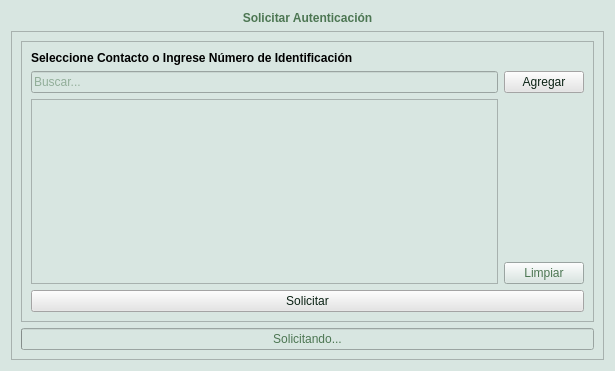
<?xml version="1.0" encoding="UTF-8"?>
<ui version="4.0">
 <class>RequestAuthentication</class>
 <widget class="QWidget" name="RequestAuthentication">
  <property name="geometry">
   <rect>
    <x>0</x>
    <y>0</y>
    <width>615</width>
    <height>371</height>
   </rect>
  </property>
  <property name="windowTitle">
   <string>Solicitar Autenticación</string>
  </property>
  <property name="styleSheet">
   <string notr="true">color:rgb(76, 118, 82);
background-color:rgb(216, 230, 225);</string>
  </property>
  <layout class="QVBoxLayout" name="requestAuthenticationLayout">
   <item>
    <widget class="QLabel" name="titleLabel">
     <property name="acceptDrops">
      <bool>false</bool>
     </property>
     <property name="styleSheet">
      <string notr="true">font: bold;</string>
     </property>
     <property name="text">
      <string>Solicitar Autenticación</string>
     </property>
     <property name="scaledContents">
      <bool>true</bool>
     </property>
     <property name="alignment">
      <set>Qt::AlignCenter</set>
     </property>
     <property name="wordWrap">
      <bool>true</bool>
     </property>
    </widget>
   </item>
   <item>
    <widget class="QScrollArea" name="scrollArea">
     <property name="widgetResizable">
      <bool>true</bool>
     </property>
     <widget class="QWidget" name="scrollAreaWidgetContents">
      <property name="geometry">
       <rect>
        <x>0</x>
        <y>0</y>
        <width>595</width>
        <height>326</height>
       </rect>
      </property>
      <layout class="QVBoxLayout" name="scrollAreaLayout">
       <item>
        <widget class="QFrame" name="addContactFrame">
         <property name="frameShape">
          <enum>QFrame::StyledPanel</enum>
         </property>
         <property name="frameShadow">
          <enum>QFrame::Raised</enum>
         </property>
         <property name="midLineWidth">
          <number>0</number>
         </property>
         <layout class="QGridLayout" name="addContactFrameLayout">
          <item row="0" column="0">
           <widget class="QLabel" name="label">
            <property name="styleSheet">
             <string notr="true">color: rgb(0, 0, 0);
font: bold;</string>
            </property>
            <property name="text">
             <string>Seleccione Contacto o Ingrese Número de Identificación</string>
            </property>
            <property name="scaledContents">
             <bool>false</bool>
            </property>
            <property name="alignment">
             <set>Qt::AlignLeading|Qt::AlignLeft|Qt::AlignVCenter</set>
            </property>
            <property name="margin">
             <number>0</number>
            </property>
            <property name="indent">
             <number>0</number>
            </property>
           </widget>
          </item>
          <item row="10" column="0" colspan="2">
           <widget class="QPushButton" name="requestAuthentication">
            <property name="enabled">
             <bool>true</bool>
            </property>
            <property name="sizeIncrement">
             <size>
              <width>0</width>
              <height>0</height>
             </size>
            </property>
            <property name="baseSize">
             <size>
              <width>0</width>
              <height>0</height>
             </size>
            </property>
            <property name="styleSheet">
             <string notr="true">color: rgb(11, 35, 21);
background-color: rgb(229, 229, 229);</string>
            </property>
            <property name="text">
             <string>Solicitar</string>
            </property>
            <property name="icon">
             <iconset resource="resources.qrc">
              <normaloff>:/images/send.png</normaloff>:/images/send.png</iconset>
            </property>
            <property name="iconSize">
             <size>
              <width>16</width>
              <height>16</height>
             </size>
            </property>
           </widget>
          </item>
          <item row="1" column="0">
           <widget class="QLineEdit" name="searchContact">
            <property name="placeholderText">
             <string>Buscar...</string>
            </property>
           </widget>
          </item>
          <item row="1" column="1">
           <widget class="QPushButton" name="add_contact">
            <property name="autoFillBackground">
             <bool>false</bool>
            </property>
            <property name="styleSheet">
             <string notr="true">color: rgb(11, 35, 21);
background-color: rgb(229, 229, 229);</string>
            </property>
            <property name="text">
             <string>Agregar</string>
            </property>
            <property name="icon">
             <iconset resource="resources.qrc">
              <normaloff>:/images/add.png</normaloff>:/images/add.png</iconset>
            </property>
           </widget>
          </item>
          <item row="3" column="0">
           <widget class="QTableWidget" name="contacts"/>
          </item>
          <item row="3" column="1">
           <layout class="QVBoxLayout" name="verticalLayout">
            <item>
             <spacer name="verticalSpacer">
              <property name="orientation">
               <enum>Qt::Vertical</enum>
              </property>
              <property name="sizeHint" stdset="0">
               <size>
                <width>20</width>
                <height>40</height>
               </size>
              </property>
             </spacer>
            </item>
            <item>
             <widget class="QPushButton" name="cleanbtn">
              <property name="text">
               <string>Limpiar</string>
              </property>
              <property name="icon">
               <iconset resource="resources.qrc">
                <normaloff>:/images/delete.png</normaloff>:/images/delete.png</iconset>
              </property>
             </widget>
            </item>
           </layout>
          </item>
         </layout>
         <zorder>contacts</zorder>
         <zorder>label</zorder>
         <zorder>requestAuthentication</zorder>
         <zorder>add_contact</zorder>
         <zorder>searchContact</zorder>
         <zorder>verticalLayoutWidget</zorder>
        </widget>
       </item>
       <item>
        <widget class="QProgressBar" name="requestAuthProgressBar">
         <property name="value">
          <number>0</number>
         </property>
         <property name="orientation">
          <enum>Qt::Horizontal</enum>
         </property>
         <property name="invertedAppearance">
          <bool>false</bool>
         </property>
         <property name="textDirection">
          <enum>QProgressBar::BottomToTop</enum>
         </property>
         <property name="format">
          <string>Solicitando...</string>
         </property>
        </widget>
       </item>
      </layout>
     </widget>
    </widget>
   </item>
  </layout>
 </widget>
 <resources>
  <include location="resources.qrc"/>
 </resources>
 <connections/>
</ui>
